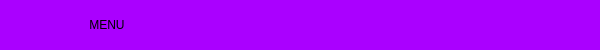
     <widget class="QFrame" name="frame_superior">
      <property name="minimumSize">
       <size>
        <width>0</width>
        <height>35</height>
       </size>
      </property>
      <property name="maximumSize">
       <size>
        <width>16777215</width>
        <height>50</height>
       </size>
      </property>
      <property name="styleSheet">
       <string notr="true">
QFrame{
border-top-left-radius: 20px;
border-bottom-left-radius: 20px;

background-color: rgb(170, 0, 255);

}
</string>
      </property>
      <property name="frameShape">
       <enum>QFrame::StyledPanel</enum>
      </property>
      <property name="frameShadow">
       <enum>QFrame::Raised</enum>
      </property>
      <layout class="QHBoxLayout" name="horizontalLayout_8">
       <property name="spacing">
        <number>0</number>
       </property>
       <property name="leftMargin">
        <number>2</number>
       </property>
       <property name="topMargin">
        <number>0</number>
       </property>
       <property name="rightMargin">
        <number>2</number>
       </property>
       <property name="bottomMargin">
        <number>0</number>
       </property>
       <item alignment="Qt::AlignLeft">
        <widget class="QPushButton" name="bt_menu">
         <property name="minimumSize">
          <size>
           <width>200</width>
           <height>0</height>
          </size>
         </property>
         <property name="maximumSize">
          <size>
           <width>200</width>
           <height>16777215</height>
          </size>
         </property>
         <property name="styleSheet">
          <string notr="true">QPushButton{
background-color: #aa00ff;
font: 87 12pt &quot;Arial Black&quot;;
border-radius:0px;
}

QPushButton:hover{
background-color: white;
font: 87 12pt &quot;Arial Black&quot;;

}
</string>
         </property>
         <property name="text">
          <string>    MENU </string>
         </property>
         <property name="icon">
          <iconset>
           <normaloff>../imagenes/barra-de-menus.png</normaloff>../imagenes/barra-de-menus.png</iconset>
         </property>
         <property name="iconSize">
          <size>
           <width>32</width>
           <height>32</height>
          </size>
         </property>
         <property name="autoDefault">
          <bool>false</bool>
         </property>
         <property name="default">
          <bool>false</bool>
         </property>
         <property name="flat">
          <bool>false</bool>
         </property>
        </widget>
       </item>
       <item>
        <spacer name="horizontalSpacer">
         <property name="orientation">
          <enum>Qt::Horizontal</enum>
         </property>
         <property name="sizeHint" stdset="0">
          <size>
           <width>265</width>
           <height>20</height>
          </size>
         </property>
        </spacer>
       </item>
       <item alignment="Qt::AlignRight">
        <widget class="QPushButton" name="bt_minimizar">
         <property name="minimumSize">
          <size>
           <width>35</width>
           <height>35</height>
          </size>
         </property>
         <property name="styleSheet">
          <string notr="true">QPushButton{
border:0px;
}

QPushButton:hover{
border:5px solid #aa00ff;
background-color:#ffff00;

}
</string>
         </property>
         <property name="text">
          <string/>
         </property>
         <property name="icon">
          <iconset>
           <normaloff>../imagenes/minimizar.png</normaloff>../imagenes/minimizar.png</iconset>
         </property>
         <property name="iconSize">
          <size>
           <width>32</width>
           <height>32</height>
          </size>
         </property>
         <property name="flat">
          <bool>false</bool>
         </property>
        </widget>
       </item>
       <item alignment="Qt::AlignRight">
        <widget class="QPushButton" name="bt_restaurar">
         <property name="maximumSize">
          <size>
           <width>35</width>
           <height>35</height>
          </size>
         </property>
         <property name="styleSheet">
          <string notr="true">QPushButton{
border:0px;

}

QPushButton:hover{
border:5px solid #aa00ff;
background-color:#55ff00;

}
</string>
         </property>
         <property name="text">
          <string/>
         </property>
         <property name="icon">
          <iconset>
           <normaloff>../imagenes/restaurar.png</normaloff>../imagenes/restaurar.png</iconset>
         </property>
         <property name="iconSize">
          <size>
           <width>30</width>
           <height>30</height>
          </size>
         </property>
        </widget>
       </item>
       <item alignment="Qt::AlignRight">
        <widget class="QPushButton" name="bt_maximizar">
         <property name="maximumSize">
          <size>
           <width>35</width>
           <height>35</height>
          </size>
         </property>
         <property name="styleSheet">
          <string notr="true">QPushButton{
border:0px;

}

QPushButton:hover{
border:5px solid #aa00ff;
background-color:#55ff00;

}
</string>
         </property>
         <property name="text">
          <string/>
         </property>
         <property name="icon">
          <iconset>
           <normaloff>../imagenes/maximizar.png</normaloff>../imagenes/maximizar.png</iconset>
         </property>
         <property name="iconSize">
          <size>
           <width>32</width>
           <height>32</height>
          </size>
         </property>
        </widget>
       </item>
       <item alignment="Qt::AlignRight">
        <widget class="QPushButton" name="bt_cerrar">
         <property name="maximumSize">
          <size>
           <width>35</width>
           <height>16777215</height>
          </size>
         </property>
         <property name="styleSheet">
          <string notr="true">QPushButton{
border:0px;

}

QPushButton:hover{
border:5px solid #aa00ff;
background-color:red;

}
</string>
         </property>
         <property name="text">
          <string/>
         </property>
         <property name="icon">
          <iconset>
           <normaloff>../imagenes/cerrar.png</normaloff>../imagenes/cerrar.png</iconset>
         </property>
         <property name="iconSize">
          <size>
           <width>32</width>
           <height>32</height>
          </size>
         </property>
        </widget>
       </item>
      </layout>
     </widget>
